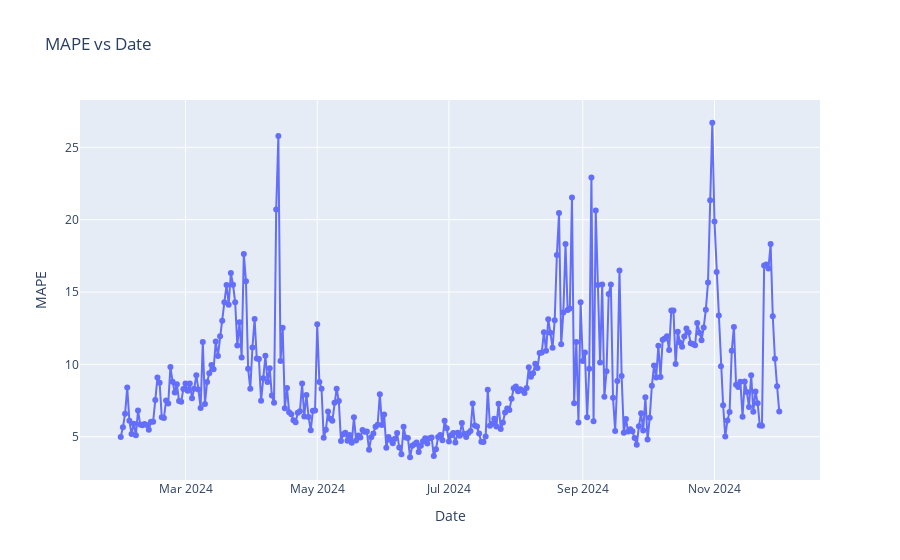

The cell this chart's notebook holds for it:
### Code cell
import plotly.graph_objects as go

dates = pd.date_range(start=dates_test[0], periods=len(X_test))
mape_df = pd.DataFrame({'Date':dates,'Mape': mapes})

fig = go.Figure()
fig.add_trace(go.Line(x = mape_df['Date'],
                    y = mape_df['Mape'],
                    mode = 'lines+markers',
                    name = 'Average MAPE'))

fig.update_layout(xaxis_title = 'Date', yaxis_title = 'MAPE', title = 'MAPE vs Date')
fig.show()

### Figure 1 — Plotly figure (JSON) as saved in the notebook; plotly's stock layout.template omitted (floating-point values rounded to 4 significant figures; data arrays with more than 128 entries replaced by an {"elided": "..."} marker saying what was removed)
{"data": [{"mode": "lines+markers", "name": "Average MAPE", "type": "scatter", "x": {"elided": "306 str values"}, "y": {"elided": "306 float values"}}], "layout": {"title": {"text": "MAPE vs Date"}, "xaxis": {"title": {"text": "Date"}}, "yaxis": {"title": {"text": "MAPE"}}}}
